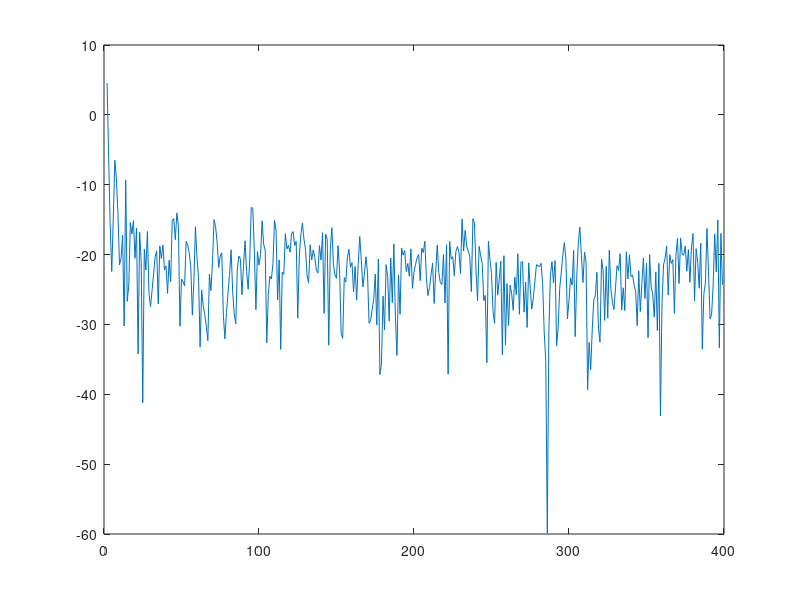
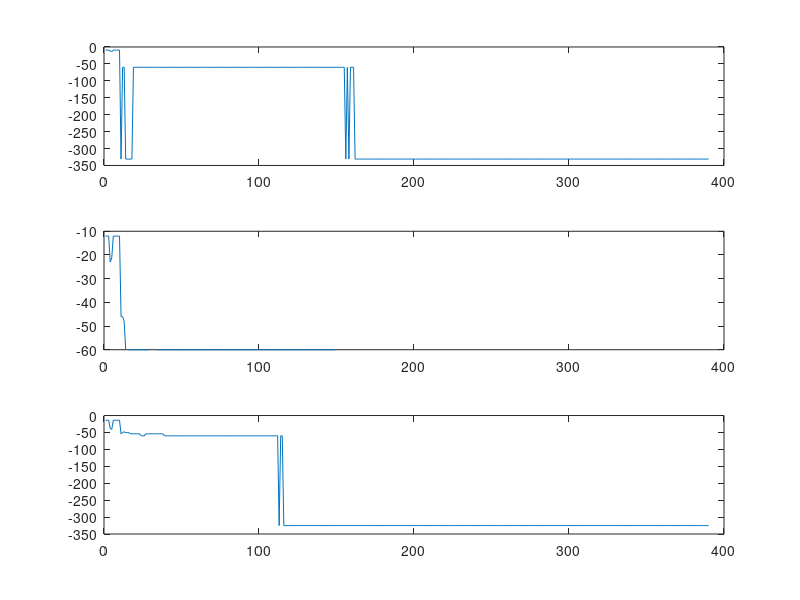
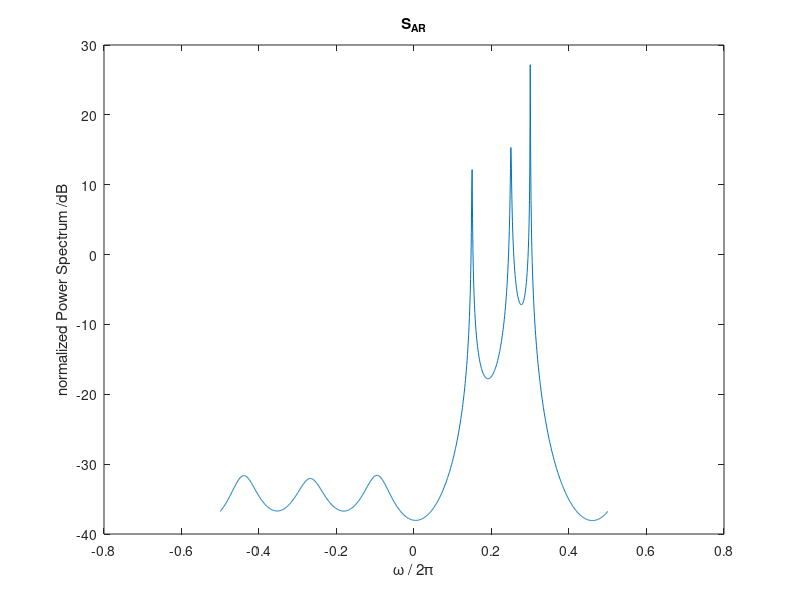
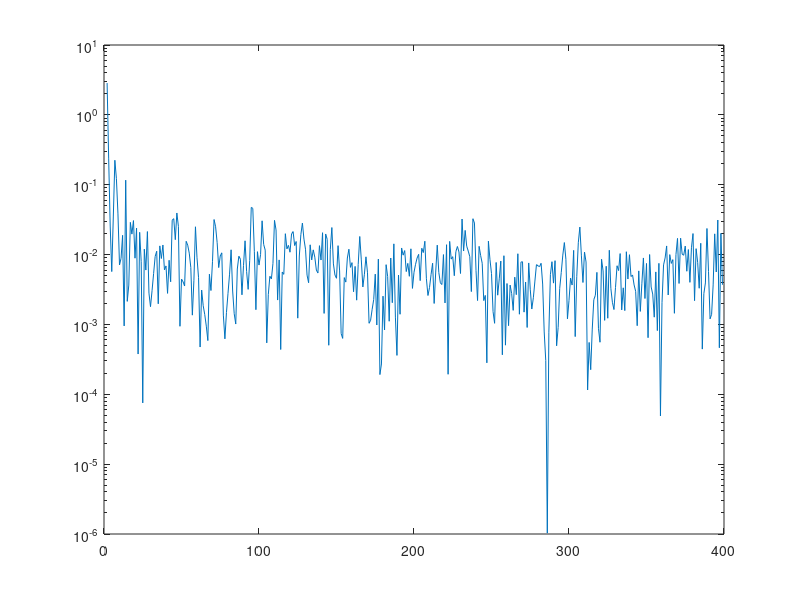

The MATLAB source for these figures, in order:
clc
clear all
close all

j=sqrt(-1);
%% gen signal 
f=[0.15 0.25 0.30]';
N=400;                      %length of signal
M=6;                           % filter order
SNR=[20 25 30]';
sigma_v=1;                    %noise power
test_N=500;
w_test=0;
xi_test=0;
for test=1:test_N
	v_n=sqrt(sigma_v/2)*randn(1,N)+j*sqrt(sigma_v/2)*randn(1,N);% complex gauss noise
	a_k=sqrt(10.^(SNR/10)*sigma_v);%ampltitude of envelope
		
	n=(0:N-1);
	phi_k=2*pi*rand(1,3)';
	s_k=a_k.*exp(j*(2*pi*f*n+phi_k));
	u_n=sum(s_k)+v_n;
	u_n=u_n.';

    %% Observation Matrix
    A=zeros(N,M);
    u_n=[zeros(M-1,1);u_n];
    for mm=1:M
        A(:,mm)=u_n(M+1-mm:1:N+M-mm)';
    end
    
    %% RLS
    lambda=0.98;
    delta=0.05;
    I=diag(ones(1,M));
    P=1/delta*I;
    w_est=zeros(M,N);
    d=u_n(M+1:end);
    xi=zeros(1,N-2);
    for nn=2:N-1
        k=1/lambda * P *A(nn,:)'/ ( 1+1/lambda*A(nn,:)*P*A(nn,:)'  );
        xi(nn)=d(nn)-w_est(:,nn-1)'*A(nn,:)';
        w_est(:,nn)=w_est(:,nn-1)+k*conj(xi(nn));
        P=1/lambda*P-1/lambda*k*A(nn,:)*P;
    end
      w_test=w_test+w_est;

      xi_test=xi_test+xi;

end
w_test=w_test/test_N;
xi_test=xi_test/test_N;
w_n=1000;
w=2*pi*(-0.5:1/w_n:0.5);
aw=exp(-j*(1:M)'*w);
for ii=1:N-10
sigma=abs(xi_test(ii+1)).^2;
a_k=-conj(w_test(:,ii+1));
    for ww=1:length(w)
        S_AR(ww)=sigma/(1+a_k.'*aw(:,ww))^2;
    end
S_AR=abs(S_AR);
[pks,locs]=findpeaks(S_AR);
    if(size(locs,2)>=3)
        [a,b]=sort(pks);
        f_est=sort(w(locs(b(end:-1:end-2))))/(2*pi);
        err(:,ii)=(f_est'-sort(f)).^2;  
    else
        f_est=[0.5 0.5 0.5];
        err(:,ii)=(f_est'-sort(f)).^2; 
    end
end
figure
plot(10*log10(abs(xi_test).^2))
figure
subplot(3,1,1)
plot(10*log10(err(1,:)))
subplot(3,1,2)
plot(10*log10(err(2,:)))
subplot(3,1,3)
plot(10*log10(err(3,:)))



 figure
 plot(w/(2*pi),10*log10(S_AR))
 ylabel('normalized Power Spectrum /dB')
 xlabel('\omega / 2\pi')
 title('S_{AR}')     

 figure
 semilogy((abs(xi_test).^2))
